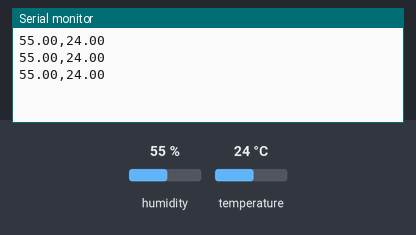
Bench run of a sketch on a simulated Arduino Uno, built with avr-gcc and run on an emulated ATmega328P. On the bench: the last lines printed to the serial monitor. The test bench sets the inputs (shaded band); at power-on: humidity 55 %, temperature 24 °C.

Above: at 6.8 s.
6.9 s: humidity set to 22 %
At 10.5 s:
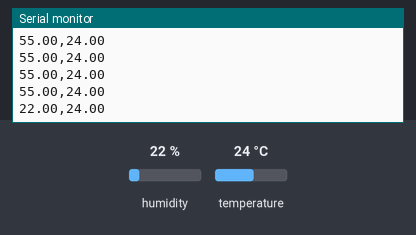
12.3 s: temperature set to 12 °C
At 14.7 s:
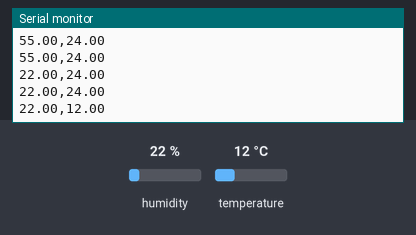
17.7 s: humidity set to 40 %
At 19.0 s:
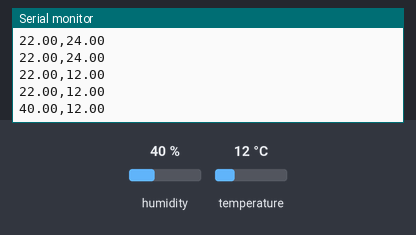
Timing chart, 0 to 20.7 s (numbered marks = the images above; inputs shaded):
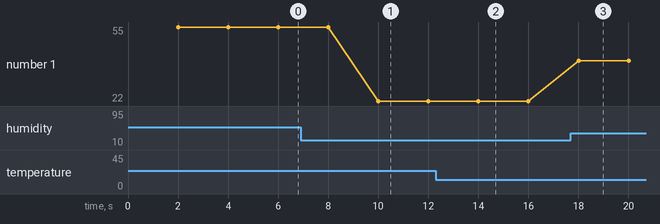

Measured:
- after the input at 6.9 s, the serial monitor: prints a new line after 3.1 s (image 1)
- after the input at 12.3 s, the serial monitor: prints a new line after 1.7 s (image 2)
- after the input at 17.7 s, the serial monitor: prints a new line after 0.31 s (image 3)
- plotted number 1: 55 → 22 after the input at 6.9 s, 22 → 40 after the input at 17.7 s

The sketch:

meteostation.ino
```cpp
#include <DHT.h>

#define DHTPIN 2
#define DHTTYPE DHT22
DHT dht(DHTPIN, DHTTYPE);

float hum;
float temp;

unsigned long previousMillis = 0;        // will store last time LED was updated

// constants won't change:
const long interval = 2000;           // interval at which to blink (milliseconds)

void setup()
{
  Serial.begin(9600);
  dht.begin();
}
void loop() {
  // here is where you'd put code that needs to be running all the time.

  // check to see if it's time to blink the LED; that is, if the difference
  // between the current time and last time you blinked the LED is bigger than
  // the interval at which you want to blink the LED.
  unsigned long currentMillis = millis();

  if (currentMillis - previousMillis >= interval) {
    // save the last time you blinked the LED
    previousMillis = currentMillis;

    hum = dht.readHumidity();
    temp = dht.readTemperature();
    if (isnan(hum) || isnan(temp))
    {
      Serial.println("Read error!");
    }
    else
    {
      Serial.print(hum);
      Serial.print(",");
      Serial.println(temp);
    }
  }
}
```
